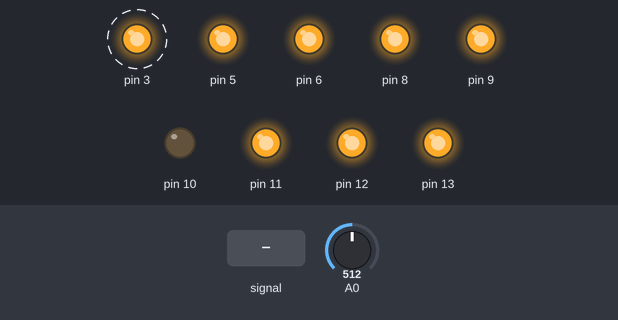
Bench run of a sketch on a simulated Arduino Uno, built with avr-gcc and run on an emulated ATmega328P. Parts: output pins drawn as LEDs (lit = HIGH). Dashed ring = blinking. The inputs (shaded band) are chosen by the test bench; at power-on: A0 = 512.

Above: at 1.2 s.
1.3 s: A0 fed a 200 Hz sine of ±81 counts around its level
4.3 s: A0 set to 716
At 4.57 s:
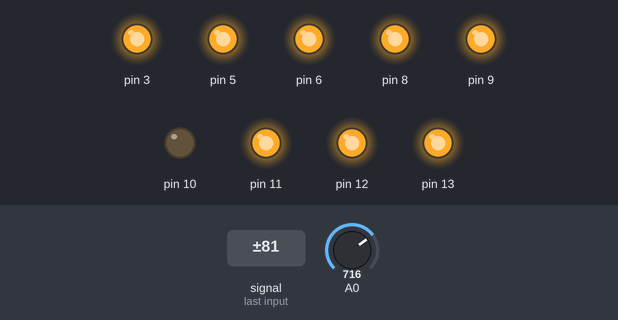
7.3 s: A0 fed a 1000 Hz sine of ±255 counts around its level
10.3 s: A0 set to 122
11.8 s: A0 set to 511
Timing chart, 0 to 15.8 s (numbered marks = the images above; inputs shaded):
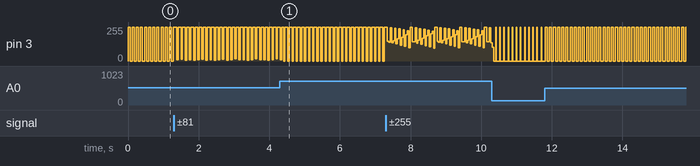

Measured:
- by itself, pin 3: alternates 255/255 for 0.06 s and 0/255 for 0.06 s

The sketch:

For.ino
```cpp
//#include <plcLib.h>
#include <plcLib_activeLOW.h>

/* Programmable Logic Controller Library for the Arduino and Compatibles

   FOR loop - Manually created 'PWM' waveform (very primitive)

   Connections:
   Input - potentiometer connected to input X0 (Arduino pin A0 / Tinkerkit pin I0)
   Output - LED connected to output Y0 (Arduino pin 3 / Tinkerkit O5)

   Software and Documentation:
   http://www.electronics-micros.com/software-hardware/plclib-arduino/

*/

void setup() {
  setupPLC();                               // Setup inputs and outputs
}

void loop() {

  for(unsigned int i = 0; i <= 1023; i++) { // Loop from i=0 to i=1023 in unit steps
    inAnalog(i);                            // Read count as an 'analogue' value
    compareGT(X0);                          // Compare with Analogue Input 0
    out(Y0);                                // Output comparison result to Output 0
  }
}
```
